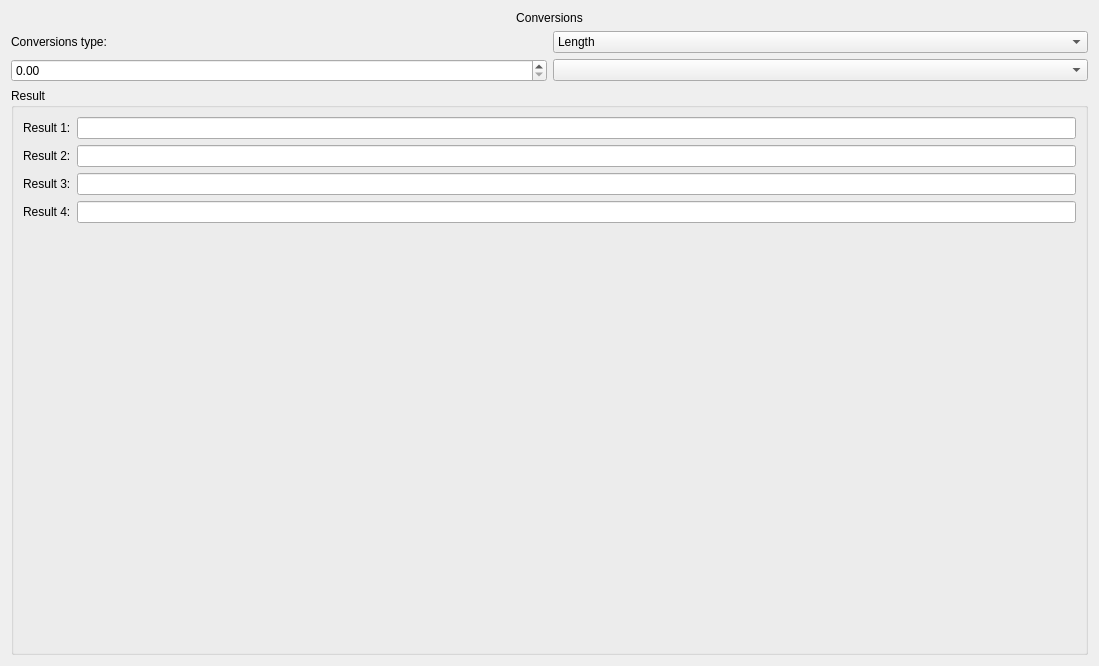
<?xml version="1.0" encoding="UTF-8"?>
<ui version="4.0">
 <class>Conversions</class>
 <widget class="QWidget" name="Conversions">
  <property name="geometry">
   <rect>
    <x>0</x>
    <y>0</y>
    <width>1099</width>
    <height>666</height>
   </rect>
  </property>
  <property name="sizePolicy">
   <sizepolicy hsizetype="Expanding" vsizetype="Expanding">
    <horstretch>0</horstretch>
    <verstretch>0</verstretch>
   </sizepolicy>
  </property>
  <layout class="QVBoxLayout" name="rootLayout">
   <item>
    <widget class="QLabel" name="Conversions_lbl">
     <property name="text">
      <string>Conversions</string>
     </property>
     <property name="alignment">
      <set>Qt::AlignCenter</set>
     </property>
    </widget>
   </item>
   <item>
    <layout class="QHBoxLayout" name="typeLayout">
     <item>
      <widget class="QLabel" name="Conversions_type_lbl">
       <property name="text">
        <string>Conversions type:</string>
       </property>
      </widget>
     </item>
     <item>
      <widget class="QComboBox" name="comboBox">
       <item>
        <property name="text">
         <string>Length</string>
        </property>
       </item>
       <item>
        <property name="text">
         <string>weight</string>
        </property>
       </item>
      </widget>
     </item>
    </layout>
   </item>
   <item>
    <layout class="QHBoxLayout" name="inputLayout">
     <item>
      <widget class="QDoubleSpinBox" name="doubleSpinBox"/>
     </item>
     <item>
      <widget class="QComboBox" name="comboBox_2"/>
     </item>
    </layout>
   </item>
   <item>
    <widget class="QGroupBox" name="groupBox_Result">
     <property name="sizePolicy">
      <sizepolicy hsizetype="Expanding" vsizetype="Expanding">
       <horstretch>0</horstretch>
       <verstretch>0</verstretch>
      </sizepolicy>
     </property>
     <property name="title">
      <string>Result</string>
     </property>
     <layout class="QVBoxLayout" name="resultLayout">
      <item>
       <layout class="QHBoxLayout">
        <item>
         <widget class="QLabel" name="label_1">
          <property name="text">
           <string>Result 1:</string>
          </property>
         </widget>
        </item>
        <item>
         <widget class="QLineEdit" name="lineEdit_1"/>
        </item>
       </layout>
      </item>
      <item>
       <layout class="QHBoxLayout">
        <item>
         <widget class="QLabel" name="label_2">
          <property name="text">
           <string>Result 2:</string>
          </property>
         </widget>
        </item>
        <item>
         <widget class="QLineEdit" name="lineEdit_2"/>
        </item>
       </layout>
      </item>
      <item>
       <layout class="QHBoxLayout">
        <item>
         <widget class="QLabel" name="label_3">
          <property name="text">
           <string>Result 3:</string>
          </property>
         </widget>
        </item>
        <item>
         <widget class="QLineEdit" name="lineEdit_3"/>
        </item>
       </layout>
      </item>
      <item>
       <layout class="QHBoxLayout">
        <item>
         <widget class="QLabel" name="label_4">
          <property name="text">
           <string>Result 4:</string>
          </property>
         </widget>
        </item>
        <item>
         <widget class="QLineEdit" name="lineEdit_4"/>
        </item>
       </layout>
      </item>
      <item>
       <spacer name="verticalSpacer">
        <property name="orientation">
         <enum>Qt::Vertical</enum>
        </property>
        <property name="sizeHint" stdset="0">
         <size>
          <width>20</width>
          <height>40</height>
         </size>
        </property>
       </spacer>
      </item>
     </layout>
    </widget>
   </item>
  </layout>
 </widget>
 <resources/>
 <connections/>
</ui>
